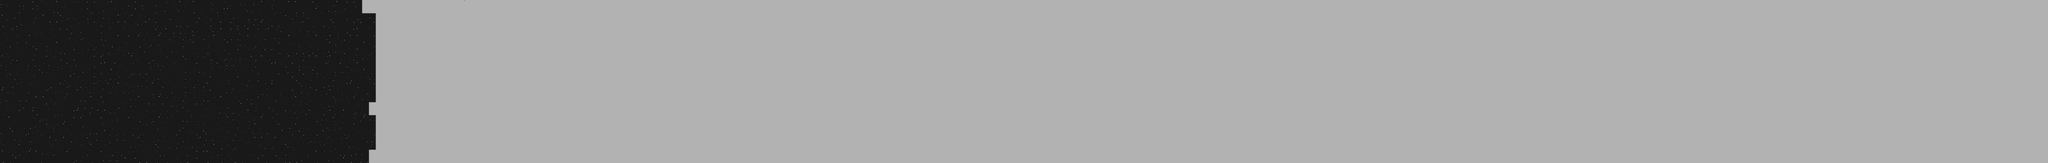

The image is a tile-based game level rendered from a .tmx file. Its description and source (layers, tilesets, objects; grid data summarised) follow:
An orthogonal 300x24 tile map with 32x32 px tiles, 1 tile layer (BackgroundLayer) and 1 object.

<map version="1.0" tiledversion="1.0.1" orientation="orthogonal" renderorder="right-down" width="300" height="24" tilewidth="32" tileheight="32" nextobjectid="1">
 <tileset firstgid="1" name="SpaceTileset" tilewidth="32" tileheight="32" tilecount="64" columns="8">
  <image source="../graphics/stage/tileset.bmp" width="256" height="256" />
  <terraintypes>
   <terrain name="stars" tile="-1" />
   <terrain name="spaceship" tile="-1" />
  </terraintypes>
  <tile id="0" terrain="0,0,0,0" />
  <tile id="1" terrain="0,0,0,0" />
  <tile id="2" terrain="0,0,0,0" />
  <tile id="3" terrain="0,0,0,0" />
  <tile id="4" terrain="0,0,0,0" />
  <tile id="5" terrain="0,0,0,0" />
  <tile id="6" terrain="0,0,0,0" />
  <tile id="7" terrain="0,0,0,0" />
  <tile id="8" terrain="0,0,0,0" />
  <tile id="9" terrain="0,0,0,0" />
  <tile id="10" terrain="0,0,0,0" />
  <tile id="11" terrain="0,0,0,0" />
  <tile id="35">
   <properties>
    <property name="testProperty" value="testValue" />
   </properties>
  </tile>
  <tile id="45" terrain="0,1,0,0" />
  <tile id="46" terrain="1,1,0,0" />
  <tile id="47" terrain="1,0,0,0" />
  <tile id="51" terrain="0,1,1,1" />
  <tile id="52" terrain="1,0,1,1" />
  <tile id="53" terrain="0,0,1,0" />
  <tile id="54" terrain="0,0,0,1">
   <objectgroup draworder="index">
    <object id="3" x="1.18182" y="1.27273" width="30.7273" height="30.6364" />
   </objectgroup>
  </tile>
  <tile id="55" terrain="0,0,1,1" />
  <tile id="59" terrain="1,1,0,1" />
  <tile id="60" terrain="1,1,1,0" />
  <tile id="61" terrain="1,0,1,0" />
  <tile id="62" terrain="0,1,0,1" />
  <tile id="63" terrain="1,1,1,1" />
 </tileset>
 <layer name="BackgroundLayer" width="300" height="24">
  <data>[7200 cells, 7200 non-empty, 20 distinct tile ids]</data>
 </layer>
</map>
